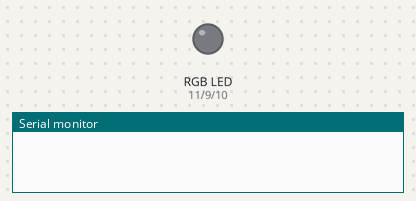
Bench run of a sketch on a simulated Arduino Uno, built with avr-gcc and run on an emulated ATmega328P. Parts: an RGB LED mixed from three pins (HIGH = lit), the last lines printed to the serial monitor. Dim RGB values are drawn brighter than linear.

Above: at 0.05 s.
At 2.15 s:
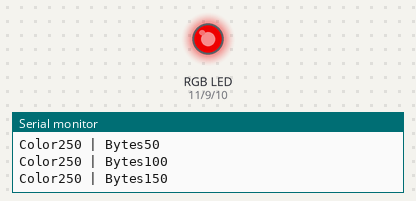
At 4.35 s:
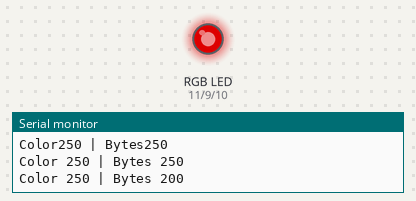
At 8.75 s:
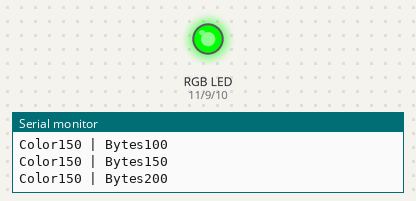
At 13.05 s:
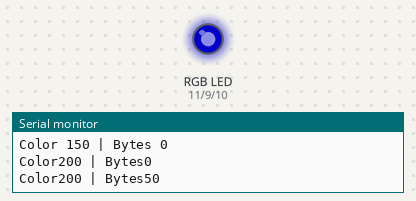
At 17.45 s:
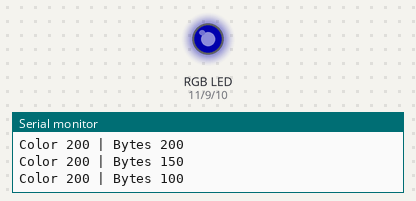
Timing chart, 0 to 23.4 s (numbered marks = the images above):
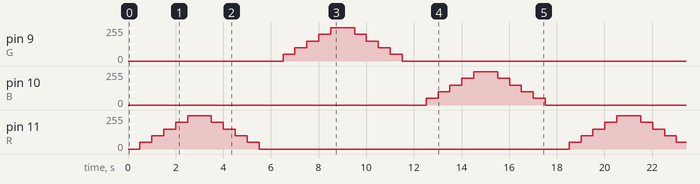

Measured:
- by itself, pin 11 (R): repeats every 18.0 s: 100/255 0.50 s, 150/255 0.50 s, 200/255 0.50 s, 250/255 1.0 s, 200/255 0.50 s, 150/255 0.50 s, 100/255 0.50 s, 50/255 0.50 s, 0/255 13.0 s, 50/255 0.50 s

The sketch:

lab8.ino
```cpp
// C++ code
//
enum Pins
{
  R = 11,
  G = 9,
  B = 10
};
int arr[2][6]{{R,G,B},{0,50,100,150,200,250}};
void setup()
{
  Serial.begin(9600);
  pinMode(R, OUTPUT);
  pinMode(G, OUTPUT);
  pinMode(B, OUTPUT);
}

void loop()
{
  for (int color = 0; color < 3; color++)
  {rgbOn(arr[0][color]);
  rgbOff(arr[0][color]);
  }

}

void rgbOn(int color)
{
  for (int b = 0; b < 6; b++)
  {
    analogWrite(color,arr[1][b]);
    delay(500);
    Serial.println("Color" + String(arr[0][color]) + " | " + "Bytes" + String(arr[1][b]));
  }
}

void rgbOff(int color)
{
  for (int b = 5; b >= 0; b--)
  {
    analogWrite(color,arr[1][b]);
    delay(500);
    Serial.println("Color " + String(arr[0][color]) + " | " + "Bytes " + String(arr[1][b]));
  }
}
```
